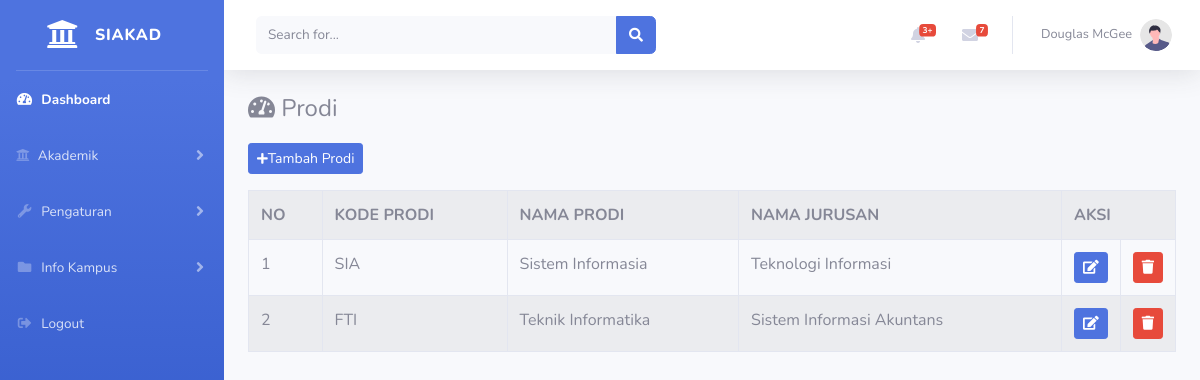
The app's page /index.php/administrator/prodi with its own data.
### tables this page shows
CREATE TABLE `prodi` (
  `id_prodi` int(11) NOT NULL,
  `kode_prodi` varchar(20) NOT NULL,
  `nama_prodi` varchar(25) NOT NULL,
  `nama_jurusan` varchar(25) NOT NULL
);

### application/controllers/administrator/prodi.php (called while the page is built, shortened)
<?php
class Prodi extends CI_Controller{
	public function index(){
		$data['prodi'] = $this->prodi_model->tampil_data('prodi')->result();
		$this->load->view('templates_administrator/header');
		$this->load->view('templates_administrator/sidebar');
		$this->load->view('administrator/prodi', $data);
		$this->load->view('templates_administrator/footer');
	}
}

### index.php (called while the page is built, shortened)
<?php
require_once BASEPATH.'core/CodeIgniter.php';

### application/models/prodi_model.php (called while the page is built, shortened)
<?php
class Prodi_model extends CI_Model{
	public function tampil_data($table){
		return $this->db->get($table);
	}
}

### application/views/administrator/prodi.php (the view, shortened to what this page needs)
<div class="container-fluid">
	<h4>
        <i class="fas fa-tachometer-alt mb-3"></i> Prodi
    </h4>
    <a href="<?= base_url('administrator/prodi/tambah_prodi') ?>" class="btn btn-sm btn-primary mb-3"><i class="fas fa-sm fa-plus"></i>Tambah Prodi</a>
	<table class="table table-bordered table-striped table-hover">
		<tr>
			<th>NO</th>
			<th>KODE PRODI</th>
			<th>NAMA PRODI</th>
			<th>NAMA JURUSAN</th>
			<th colspan="2">AKSI</th>
		</tr>
		<?php
		$i = 1;
		foreach($prodi as $prd) : ?>
		<tr>
			<td><?= $i++ ?></td>
			<td><?= $prd->kode_prodi ?></td>
			<td><?= $prd->nama_prodi ?></td>
			<td><?= $prd->nama_jurusan ?></td>
			<td width="20px">
    			<a href="<?= base_url('administrator/prodi/update/').$prd->id_prodi ?>" class="btn btn-sm btn-primary"><i class="fa fa-edit"></i></a>
    		</td>
    		<td width="20px">
    			<a href="<?= base_url('administrator/prodi/delete/').$prd->id_prodi ?>" class="btn btn-sm btn-danger"><i class="fa fa-trash"></i></a>
    		</td>
		</tr>
		<?php endforeach; ?>
	</table>
</div>

### records on screen
prodi: kode_prodi "SIA", nama_prodi "Sistem Informasia", nama_jurusan "Teknologi Informasi"
prodi: kode_prodi "FTI", nama_prodi "Teknik Informatika", nama_jurusan "Sistem Informasi Akuntans"
